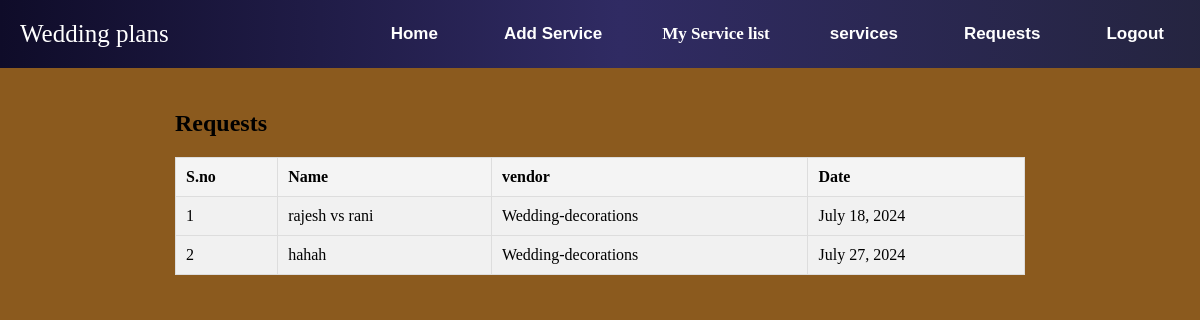
The app's page /check-confirm/4/ (signed in) with its own data.
### Wedding/models.py (models this page shows, shortened)
class select(models.Model):
    user=models.ForeignKey(User, on_delete=models.CASCADE)
    wedding=models.ForeignKey(Wedding, on_delete=models.CASCADE)
    vendor=models.ForeignKey(Vendor, on_delete=models.CASCADE)
    status=models.TextField(default='pending')

class Wedding(models.Model):
    user=models.ForeignKey(User, on_delete=models.CASCADE)
    name = models.CharField(max_length=200)
    date = models.DateField()
    location = models.CharField(max_length=300)

class Vendor(models.Model):
    user=models.ForeignKey(User, on_delete=models.CASCADE)
    name = models.CharField(max_length=200)
    service = models.CharField(max_length=200)
    contact_info = models.TextField()

### Wedding/views.py (the view)
# urls.py: path('check-confirm/<int:pk>/',views.confirmed_data,name="check_confirm_list")
def confirmed_data(request,pk):
    vendor=Vendor.objects.get(id=pk,user=request.user)
    list=select.objects.filter(vendor=vendor,status="confirm")
    return render(request,'vendor_pending_list.html',{'pendings':list})

### template/vendor_pending_list.html (shortened to what this page needs)
{% extends "base.html" %}
{% block main %}
<div class="listtable">
{% if checking %}
<section class="vendorlist">
    <h2>Requests </h2>
    {% if pendings %}
    <table>
        <thead>
            <tr>
                <th>S.no</th>
                <th>Name</th>
                <th>Date</th>
                <th>vendor</th>
                <th>status</th>
                <th>action</th>
            </tr>
        </thead>
        <tbody>
            {% for service in pendings %}
                <tr>
                    <td>{{ forloop.counter }}</td>
                    <td>{{service.wedding.name}}</td>
                    <td>{{service.wedding.date}}</td>
                    <td>{{service.vendor.name}}-{{service.vendor.service}}</td>
                    <td>{{service.status}}</td>
                    <td><a href="{% url 'vendor_confirmation' pk=service.id %}">confirm</a></td>
                </tr>
                {% endfor %}
        </tbody>
    </table>
    {% else %}
    <table>
        <thead>
            <tr>
                <th>Empty</th>
            </tr>
        </thead>
    </table>
    {% endif %}
</section>
{% else %}
<section class="vendorlist">
    <h2>Requests </h2>
    {% if pendings %}
    <table>
        <thead>
            <tr>
                <th>S.no</th>
                <th>Name</th>
                <th>vendor</th>
                <th>Date</th>
            </tr>
        </thead>
        <tbody>
            {% for service in pendings %}
                <tr>
                    <td>{{ forloop.counter }}</td>
                    <td>{{service.wedding.name}}</td>
                    <td>{{service.vendor.name}}-{{service.vendor.service}}</td>
                    <td>{{service.wedding.date}}</td>
                </tr>
                {% endfor %}
        </tbody>
    </table>
    {% endif %}
</section>
{% endif %}
</div>
{% endblock %}

### template/base.html (style rules this page uses)
body, h1 { margin: 0; padding: 0; background-color: rgb(139, 90, 30); }

### template/vendor_pending_list.html (style rules this page uses)
.listtable { display:flex; justify-content:center; margin-top:50px; }
table { border-collapse: collapse; margin-bottom: 20px; overflow-x:scroll; width:850px; }
table th, table td { padding: 10px; border: 1px solid #ddd; text-align: left; background-color: #f1f1f1; }
table th { background-color: #f4f4f4; font-weight: bold; }

### records on screen
select: wedding.name "rajesh vs rani", vendor.name "Wedding", vendor.service "decorations", wedding "July 18, 2024"
select: wedding.name "hahah", vendor.name "Wedding", vendor.service "decorations", wedding "July 27, 2024"
